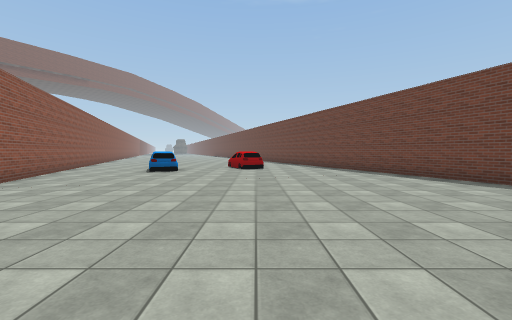
[1] (above)

21 first-person views from a walk through a Unity game level. The camera is 1.4 m above the floor, tilts 2° down and sees 90° across. The floor is counted in squares, 2 m on a side. Each view is taken from the middle of a square. On the plan, view 1 faces up. The plan holds only what a view shows up to about 9 squares ahead; the rest is blank. The place goes on beyond the plan. Surface patterns are stand-ins for the level's own textures.

[2]
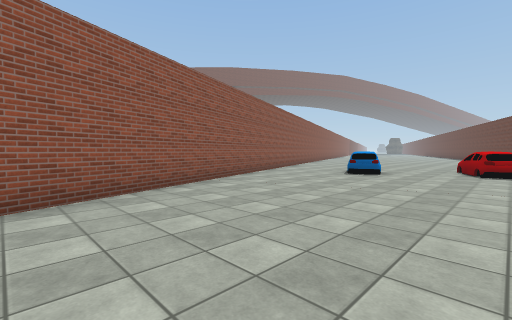

[3]
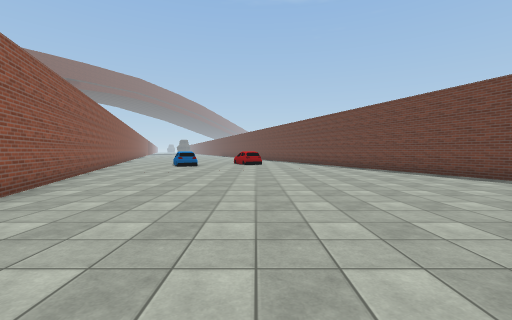

[4]
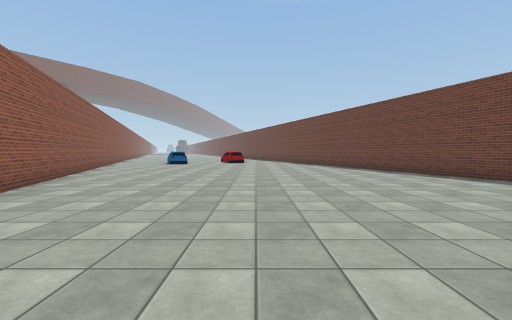

[5]
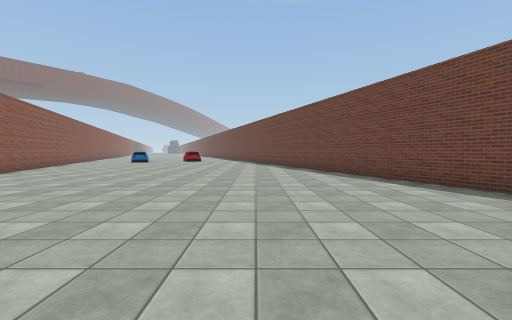

[6]
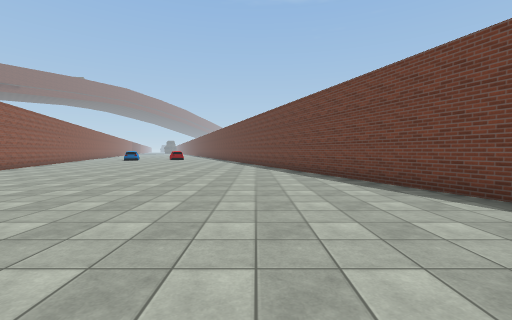

[7]
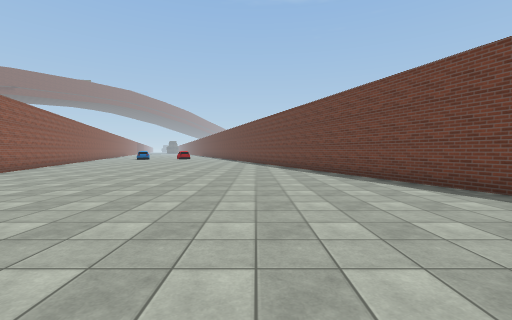

[8]
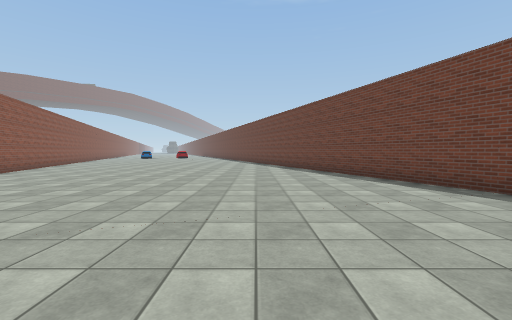

[9]
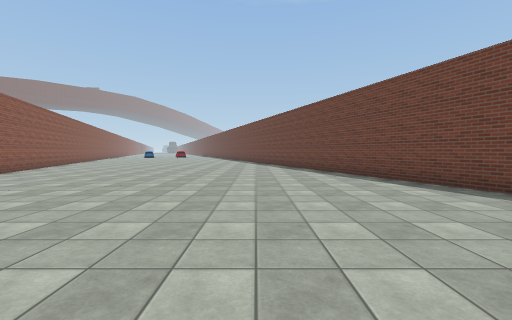

[10]
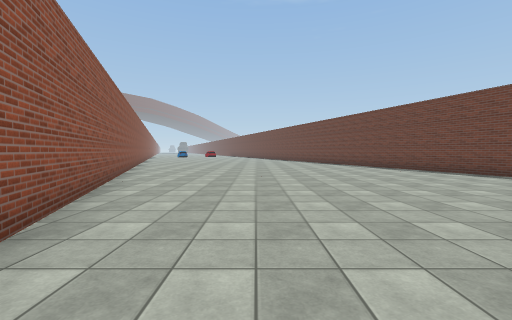

[11]
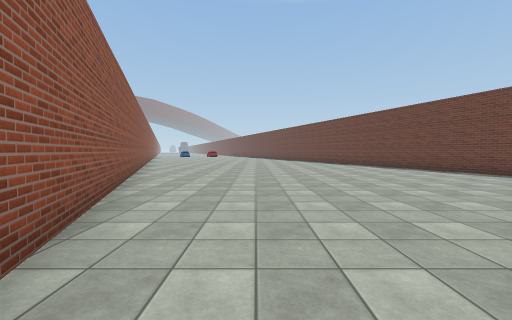

[12]
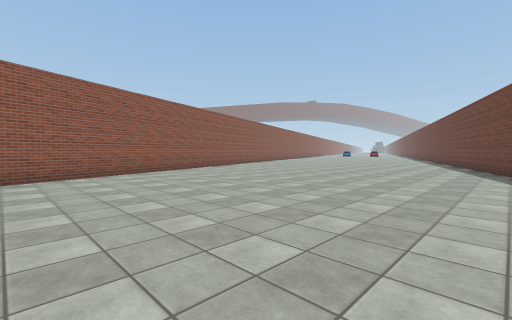

[13]
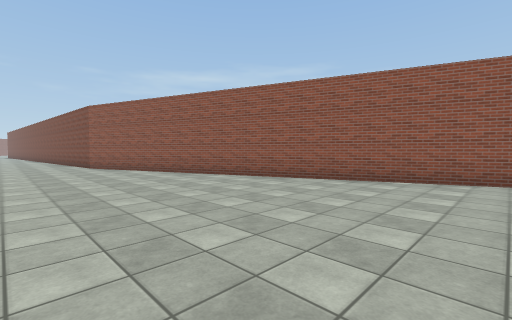

[14]
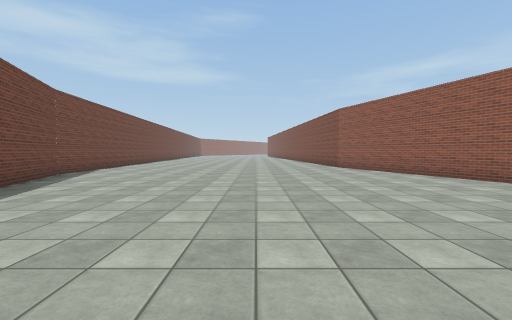

[15]
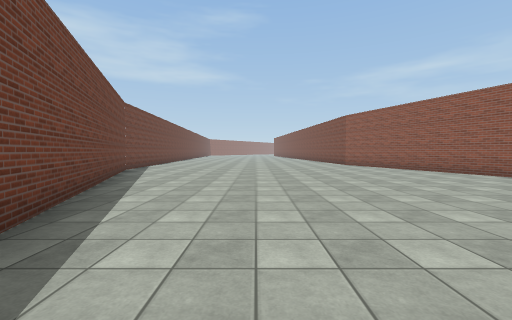

[16]
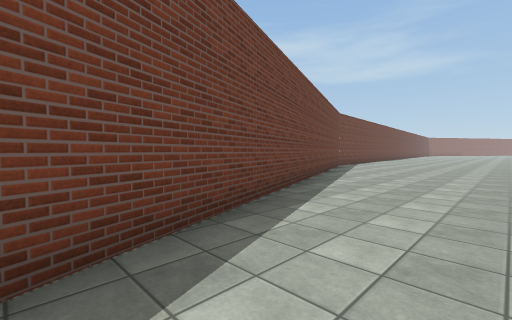

[17]
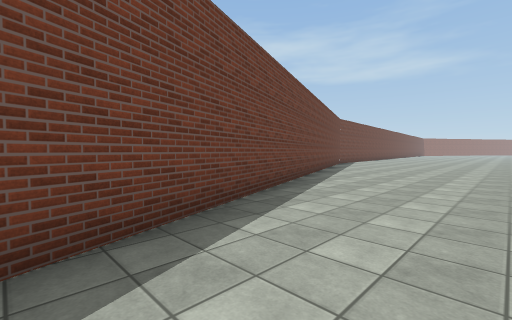

[18]
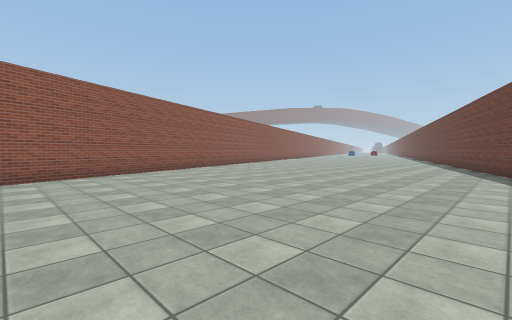

[19]
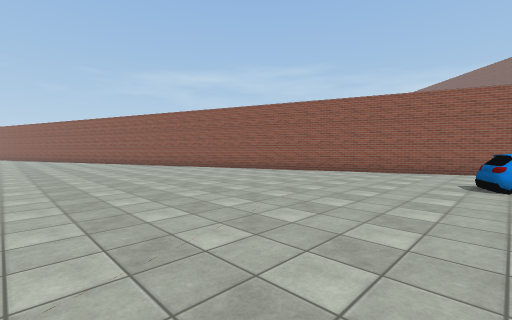

[20]
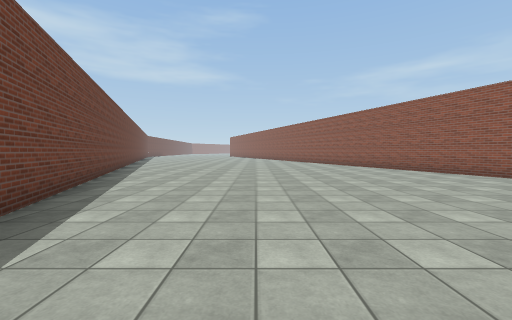

[21]
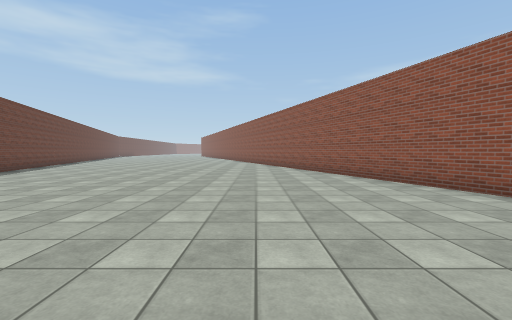

### Floor plan
Points are (right, up) in squares from view 1. A wall is a line through its corners. A room is listed if a view was taken in it or the views show most of it. See-through windows are left out.
Room 1 (views 1, 2, 3, 4, 5, 6, 7, 8, 9, 10, 11, 12, 13, 14, 15, 16, 17, 18, 19, 20, 21)
walls: (12.2, -14) (3.8, 9.1); (17.9, -29.6) (12.9, -16); (18, -31) (17.8, -29.5); (-6.8, 9.1) (7.8, -31.1)
objects: other object (-4, 9) to (-3, 9)

Where each view was taken, in squares from view 1:
view 1: 0 up, 0 right, facing up
view 2: 1 up, 0 right, facing up-left
view 3: 3 down, 0 right, facing up
view 4: 5 down, 1 right, facing up
view 5: 7 down, 4 right, facing up
view 6: 10 down, 6 right, facing up
view 7: 12 down, 6 right, facing up
view 8: 15 down, 7 right, facing up
view 9: 18 down, 8 right, facing up
view 10: 20 down, 5 right, facing up
view 11: 21 down, 5 right, facing up
view 12: 23 down, 12 right, facing up-left
view 13: 21 down, 11 right, facing down-left
view 14: 22 down, 12 right, facing down
view 15: 20 down, 13 right, facing down
view 16: 18 down, 12 right, facing down-right
view 17: 16 down, 11 right, facing down-right
view 18: 31 down, 15 right, facing up-left
view 19: 9 up, 3 right, facing down-left
view 20: 1 up, 5 right, facing down
view 21: 2 up, 1 right, facing down
